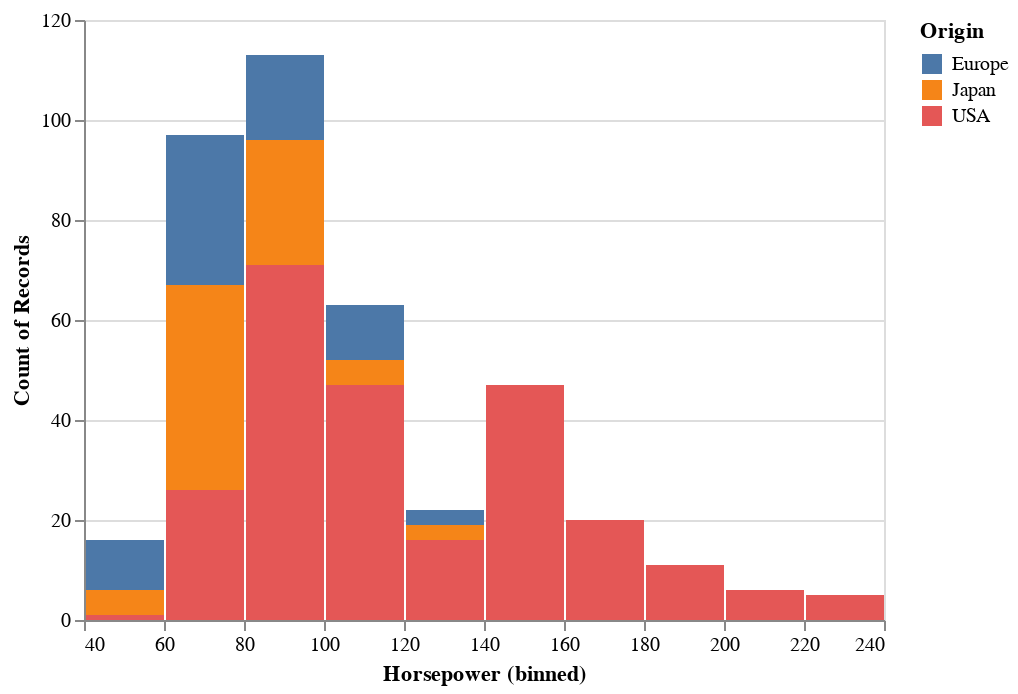

Notebook source saved alongside this figure:
### Markdown cell above
#### Stacked Histogram

### Code cell
alt.Chart(cars).mark_bar().encode(
    x = alt.X("Horsepower", bin=True),
    y='count()',
    color='Origin'
)

#Normalized:
# alt.Chart(cars).mark_bar().encode(
#     x = alt.X("Horsepower", bin=True),
#     y=alt.Y('count()', stack='normalize'),
#     color='Origin'
# )

### Figure 1 — Vega-Lite specification as saved in the notebook (floating-point values rounded to 4 significant figures; data arrays with more than 128 entries replaced by an {"elided": "..."} marker saying what was removed)
{"config": {"view": {"continuousWidth": 400, "continuousHeight": 300}}, "data": {"name": "data-f02450ab61490a1363517a0190416235"}, "mark": "bar", "encoding": {"color": {"type": "nominal", "field": "Origin"}, "x": {"type": "quantitative", "bin": true, "field": "Horsepower"}, "y": {"type": "quantitative", "aggregate": "count"}}, "$schema": "https://vega.github.io/schema/vega-lite/v4.8.1.json", "datasets": {"data-f02450ab61490a1363517a0190416235": {"elided": "406 records"}}}
